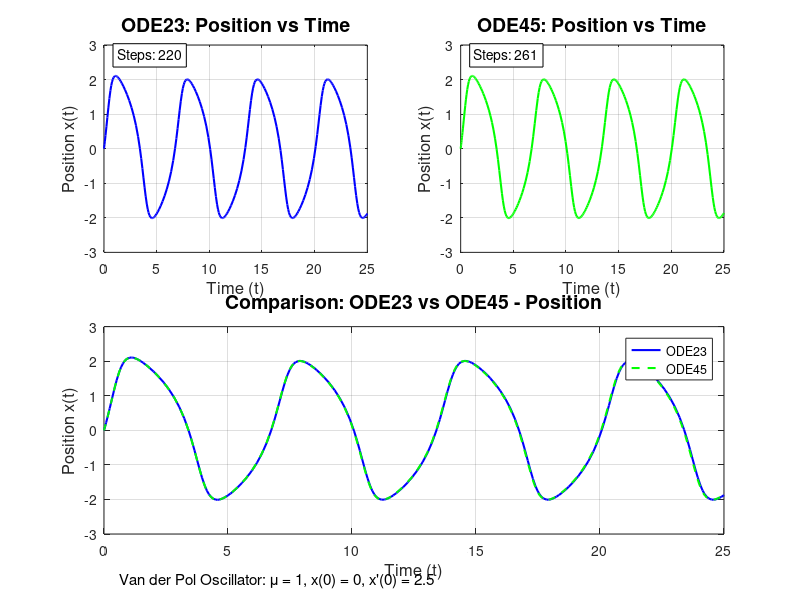

MATLAB code to generate this figure: (Note: this script raises an error after producing the figure.)

clear all; close all; clc;

%% ========================================================================
% VAN DER POL OSCILLATOR
% Equation: d²x/dt² - μ(1-x²)(dx/dt) + x = 0
% Parameters: μ = 1 (damped system)
% Time interval: t ∈ [0, 25]
% Initial conditions: x(0) = 0, x'(0) = 2.5
% ========================================================================

fprintf('=== VAN DER POL OSCILLATOR ===\n');
fprintf('Equation: d²x/dt² - μ(1-x²)(dx/dt) + x = 0\n');
fprintf('μ = 1, t ∈ [0, 25], x(0) = 0, dx/dt(0) = 2.5\n\n');

% Parameters
mu = 1;  % Damping parameter

% Convert 2nd order ODE to system of 1st order ODEs:
% Let y1 = x and y2 = dx/dt
% Then: dy1/dt = y2
%       dy2/dt = μ(1-y1²)*y2 - y1

% Define the ODE system as a function
vanderpol = @(t, y) [y(2); mu*(1 - y(1)^2)*y(2) - y(1)];

% Initial conditions: x(0) = 0, x'(0) = 2.5
y0 = [0; 2.5];

% Time span
tspan = [0 25];

%% Solve using ODE23
fprintf('Solving with ODE23...\n');
tic;
[t_ode23, y_ode23] = ode23(vanderpol, tspan, y0);
time_ode23 = toc;
fprintf('ODE23 completed in %.4f seconds with %d steps\n', time_ode23, length(t_ode23));

%% Solve using ODE45
fprintf('Solving with ODE45...\n');
tic;
[t_ode45, y_ode45] = ode45(vanderpol, tspan, y0);
time_ode45 = toc;
fprintf('ODE45 completed in %.4f seconds with %d steps\n', time_ode45, length(t_ode45));

%% ========================================================================
% PLOT 1: Position vs Time (ODE23 vs ODE45)
% ========================================================================
figure('Name', 'Van der Pol - Position vs Time', 'Position', [100, 100, 1000, 700]);

subplot(2,2,1);
plot(t_ode23, y_ode23(:,1), 'b-', 'LineWidth', 1.5);
xlabel('Time (t)', 'FontSize', 12);
ylabel('Position x(t)', 'FontSize', 12);
title('ODE23: Position vs Time', 'FontSize', 14);
grid on;
text(0.05, 0.95, sprintf('Steps: %d', length(t_ode23)), 'Units', 'normalized', ...
    'FontSize', 10, 'BackgroundColor', 'white', 'EdgeColor', 'black');

subplot(2,2,2);
plot(t_ode45, y_ode45(:,1), 'g-', 'LineWidth', 1.5);
xlabel('Time (t)', 'FontSize', 12);
ylabel('Position x(t)', 'FontSize', 12);
title('ODE45: Position vs Time', 'FontSize', 14);
grid on;
text(0.05, 0.95, sprintf('Steps: %d', length(t_ode45)), 'Units', 'normalized', ...
    'FontSize', 10, 'BackgroundColor', 'white', 'EdgeColor', 'black');

subplot(2,2,[3,4]);
plot(t_ode23, y_ode23(:,1), 'b-', 'LineWidth', 1.5);
hold on;
plot(t_ode45, y_ode45(:,1), 'g--', 'LineWidth', 1.5);
xlabel('Time (t)', 'FontSize', 12);
ylabel('Position x(t)', 'FontSize', 12);
title('Comparison: ODE23 vs ODE45 - Position', 'FontSize', 14);
legend('ODE23', 'ODE45', 'Location', 'best');
grid on;

% Add annotations
annotation('textbox', [0.15, 0.02, 0.7, 0.05], ...
    'String', 'Van der Pol Oscillator: μ = 1, x(0) = 0, x''(0) = 2.5', ...
    'HorizontalAlignment', 'center', 'FontSize', 11, 'EdgeColor', 'none');

sgtitle('Van der Pol Oscillator: Position vs Time', 'FontSize', 16, 'FontWeight', 'bold');
saveas(gcf, 'VanDerPol_Position.png');

%% ========================================================================
% PLOT 2: Velocity vs Time
% ========================================================================
figure('Name', 'Van der Pol - Velocity vs Time', 'Position', [150, 150, 1000, 700]);

subplot(2,2,1);
plot(t_ode23, y_ode23(:,2), 'b-', 'LineWidth', 1.5);
xlabel('Time (t)', 'FontSize', 12);
ylabel('Velocity dx/dt', 'FontSize', 12);
title('ODE23: Velocity vs Time', 'FontSize', 14);
grid on;

subplot(2,2,2);
plot(t_ode45, y_ode45(:,2), 'g-', 'LineWidth', 1.5);
xlabel('Time (t)', 'FontSize', 12);
ylabel('Velocity dx/dt', 'FontSize', 12);
title('ODE45: Velocity vs Time', 'FontSize', 14);
grid on;

subplot(2,2,[3,4]);
plot(t_ode23, y_ode23(:,2), 'b-', 'LineWidth', 1.5);
hold on;
plot(t_ode45, y_ode45(:,2), 'g--', 'LineWidth', 1.5);
xlabel('Time (t)', 'FontSize', 12);
ylabel('Velocity dx/dt', 'FontSize', 12);
title('Comparison: ODE23 vs ODE45 - Velocity', 'FontSize', 14);
legend('ODE23', 'ODE45', 'Location', 'best');
grid on;

sgtitle('Van der Pol Oscillator: Velocity vs Time', 'FontSize', 16, 'FontWeight', 'bold');
saveas(gcf, 'VanDerPol_Velocity.png');

%% ========================================================================
% PLOT 3: Phase Portrait (Velocity vs Position)
% ========================================================================
figure('Name', 'Van der Pol - Phase Portrait', 'Position', [200, 200, 1000, 500]);

subplot(1,2,1);
plot(y_ode23(:,1), y_ode23(:,2), 'b-', 'LineWidth', 1.5);
hold on;
plot(y_ode23(1,1), y_ode23(1,2), 'ro', 'MarkerSize', 10, 'MarkerFaceColor', 'r');
plot(y_ode23(end,1), y_ode23(end,2), 'rs', 'MarkerSize', 10, 'MarkerFaceColor', 'g');
xlabel('Position x', 'FontSize', 12);
ylabel('Velocity dx/dt', 'FontSize', 12);
title('ODE23: Phase Portrait', 'FontSize', 14);
legend('Trajectory', 'Start Point', 'End Point', 'Location', 'best');
grid on;
axis equal;

subplot(1,2,2);
plot(y_ode45(:,1), y_ode45(:,2), 'g-', 'LineWidth', 1.5);
hold on;
plot(y_ode45(1,1), y_ode45(1,2), 'ro', 'MarkerSize', 10, 'MarkerFaceColor', 'r');
plot(y_ode45(end,1), y_ode45(end,2), 'rs', 'MarkerSize', 10, 'MarkerFaceColor', 'g');
xlabel('Position x', 'FontSize', 12);
ylabel('Velocity dx/dt', 'FontSize', 12);
title('ODE45: Phase Portrait', 'FontSize', 14);
legend('Trajectory', 'Start Point', 'End Point', 'Location', 'best');
grid on;
axis equal;

sgtitle('Van der Pol Oscillator: Phase Portrait (Limit Cycle)', 'FontSize', 16, 'FontWeight', 'bold');
saveas(gcf, 'VanDerPol_PhasePortrait.png');

%% ========================================================================
% PLOT 4: Combined Phase Portrait Comparison
% ========================================================================
figure('Name', 'Van der Pol - Combined Phase Portrait', 'Position', [250, 250, 800, 600]);

plot(y_ode23(:,1), y_ode23(:,2), 'b-', 'LineWidth', 2);
hold on;
plot(y_ode45(:,1), y_ode45(:,2), 'g--', 'LineWidth', 2);
plot(0, 2.5, 'ro', 'MarkerSize', 12, 'MarkerFaceColor', 'r', 'DisplayName', 'Initial Point');

xlabel('Position x', 'FontSize', 14);
ylabel('Velocity dx/dt', 'FontSize', 14);
title('Van der Pol Phase Portrait: ODE23 vs ODE45', 'FontSize', 16, 'FontWeight', 'bold');
legend('ODE23 Solution', 'ODE45 Solution', 'Initial Point (0, 2.5)', 'Location', 'best');
grid on;
axis equal;

% Add annotation explaining limit cycle
annotation('textbox', [0.15, 0.02, 0.7, 0.08], ...
    'String', {'The trajectory spirals outward and converges to a stable limit cycle.', ...
               'This demonstrates the self-sustaining oscillation characteristic of Van der Pol oscillator.'}, ...
    'HorizontalAlignment', 'center', 'FontSize', 10, 'EdgeColor', 'black', 'BackgroundColor', 'white');

saveas(gcf, 'VanDerPol_Combined.png');

%% ========================================================================
% PLOT 5: 3D Visualization (Position, Velocity, Time)
% ========================================================================
figure('Name', 'Van der Pol - 3D Plot', 'Position', [300, 300, 900, 600]);

plot3(t_ode45, y_ode45(:,1), y_ode45(:,2), 'b-', 'LineWidth', 1.5);
hold on;
plot3(t_ode45(1), y_ode45(1,1), y_ode45(1,2), 'ro', 'MarkerSize', 10, 'MarkerFaceColor', 'r');
xlabel('Time (t)', 'FontSize', 12);
ylabel('Position x', 'FontSize', 12);
zlabel('Velocity dx/dt', 'FontSize', 12);
title('Van der Pol Oscillator: 3D Trajectory', 'FontSize', 16, 'FontWeight', 'bold');
legend('Trajectory', 'Start Point', 'Location', 'best');
grid on;
view(45, 30);
saveas(gcf, 'VanDerPol_3D.png');

%% ========================================================================
% SUMMARY AND STATISTICS
% ========================================================================
fprintf('\n========== SUMMARY ==========\n');
fprintf('Van der Pol Oscillator Parameters:\n');
fprintf('  μ (damping) = %d\n', mu);
fprintf('  Time span = [0, 25]\n');
fprintf('  Initial: x(0) = 0, x''(0) = 2.5\n\n');

fprintf('Solver Comparison:\n');
fprintf('%-15s %-15s %-15s\n', 'Solver', 'Steps', 'Time (s)');
fprintf('%-15s %-15d %-15.4f\n', 'ODE23', length(t_ode23), time_ode23);
fprintf('%-15s %-15d %-15.4f\n', 'ODE45', length(t_ode45), time_ode45);
fprintf('==============================\n');

% Calculate amplitude of limit cycle
fprintf('\nLimit Cycle Analysis:\n');
fprintf('  Max Position (ODE45): %.4f\n', max(y_ode45(:,1)));
fprintf('  Min Position (ODE45): %.4f\n', min(y_ode45(:,1)));
fprintf('  Max Velocity (ODE45): %.4f\n', max(y_ode45(:,2)));
fprintf('  Min Velocity (ODE45): %.4f\n', min(y_ode45(:,2)));

%% ========================================================================
% DISCUSSION AND ANALYSIS
% ========================================================================
%
% VAN DER POL OSCILLATOR BEHAVIOUR:
% ---------------------------------
% The Van der Pol oscillator is a non-conservative oscillator with nonlinear
% damping. The parameter μ controls the nonlinearity and damping strength.
%
% With μ = 1 (weakly nonlinear case):
% 1. The system exhibits a stable LIMIT CYCLE
% 2. Starting from initial conditions (0, 2.5), the trajectory spirals
%    and converges to this limit cycle
% 3. The limit cycle is an attractor - all trajectories eventually reach it
%
% PHASE PORTRAIT ANALYSIS:
% - The closed loop in the phase portrait represents the limit cycle
% - Inside the limit cycle: trajectories spiral outward
% - Outside the limit cycle: trajectories spiral inward
% - This self-regulating behaviour makes it useful in electronic oscillators
%
% ODE23 vs ODE45 COMPARISON:
% - ODE23: Uses Runge-Kutta (2,3) method - lower order
%   * Requires more steps for same accuracy
%   * Better for stiff problems or discontinuities
%
% - ODE45: Uses Runge-Kutta (4,5) method - higher order
%   * More efficient for smooth problems
%   * Fewer function evaluations needed
%   * MATLAB's default and recommended solver
%
% Both solvers produce nearly identical results, confirming the solution
% accuracy. The phase portraits from both methods overlap precisely,
% demonstrating numerical convergence.
%
% PHYSICAL SIGNIFICANCE:
% The Van der Pol oscillator models:
% - Electronic oscillator circuits (original application by van der Pol)
% - Cardiac pacemaker cells
% - Certain biological rhythms
% - Self-excited oscillations in mechanical systems
%
